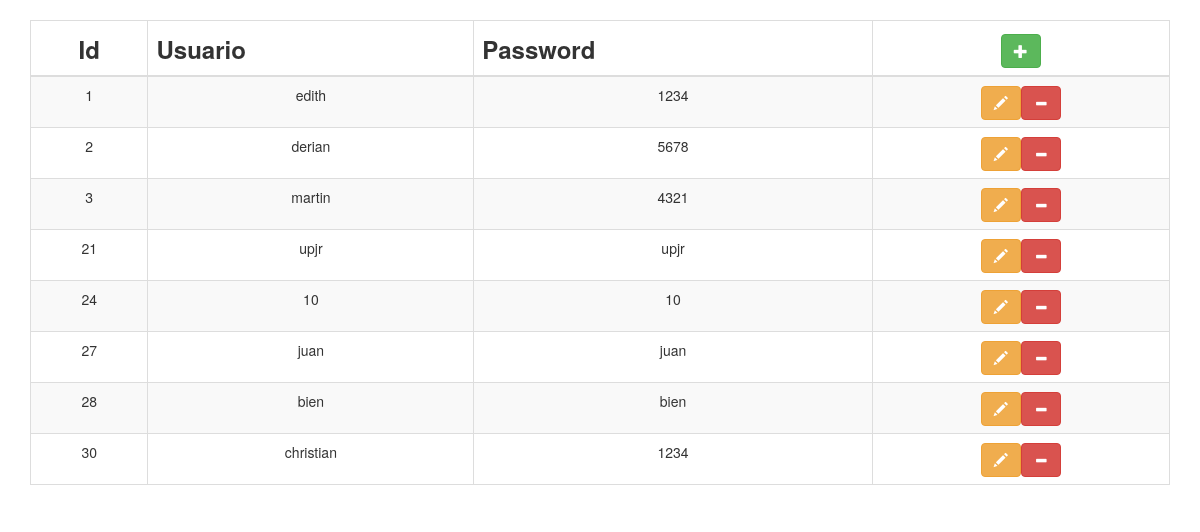
Screenshot of /principal.php with the database file from the repository.
### tables this page shows
CREATE TABLE IF NOT EXISTS `usuarios` (

`id` int(11) NOT NULL,

  `nombre` varchar(11) NOT NULL,

  `password` varchar(11) NOT NULL

);

### principal.php (the view, shortened to what this page needs)
<!DOCTYPE html>
<html>
	<head>
		<link href="bootstrap-3.3.6-dist/css/bootstrap.min.css" rel="stylesheet">
	</head>
	<body align="center">
	<div>&nbsp;</div>
	<div class="container">
	    <table id="example" class="table table-striped table-bordered table-hover" cellspacing="0" width="100%">
	    <thead>
		<tr class="h3">
		    <th class="text-center">Id</th>
		    <th>Usuario</th>
		    <th>Password</th>
		    <th class="text-center"><button type="button" class="btn btn-default glyphicon glyphicon-plus btn-success" id='n$id'></button></th>
		</tr>
	    </thead>
	    <tbody>
		    <?php
include 'conexion.php';
$query     = "SELECT * FROM usuarios";
$resultado = $mysqli->query($query);
if ($resultado->num_rows > 0) {
    while ($row = $resultado->fetch_assoc()) {
        $id      = $row["id"];
        $nombre  = $row["nombre"];
        $paterno = $row["password"];
        echo "<tr><td class='text-center'>$id</td>";
        echo "<td>$nombre</td>";
        echo "<td>$paterno</td>";
        echo "<td class='text-center'><button type='button' class='btn btn-default glyphicon glyphicon-pencil btn-warning' id='m$id'></button>";
        echo "<button type='button' class='btn btn-default glyphicon glyphicon-minus btn-danger' id='e$id'></button></td></tr>";
    }
} else {}
?>
	    </tbody>
	</table>
	</div>
	</body>
</html>

### rows the page displays
usuarios: id "1", nombre "edith", password "1234"
usuarios: id "2", nombre "derian", password "5678"
usuarios: id "3", nombre "martin", password "4321"
usuarios: id "21", nombre "upjr", password "upjr"
usuarios: id "24", nombre "10", password "10"
usuarios: id "27", nombre "juan", password "juan"
usuarios: id "28", nombre "bien", password "bien"
usuarios: id "30", nombre "christian", password "1234"
